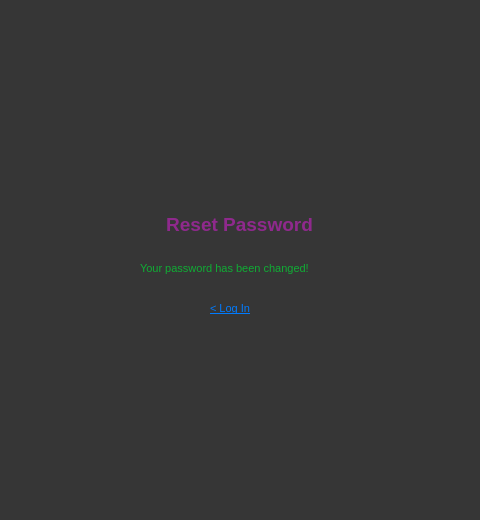
<?xml version="1.0" encoding="UTF-8"?>
<ui version="4.0">
 <class>Dialog</class>
 <widget class="QDialog" name="Dialog">
  <property name="geometry">
   <rect>
    <x>0</x>
    <y>0</y>
    <width>480</width>
    <height>520</height>
   </rect>
  </property>
  <property name="windowTitle">
   <string>Dialog</string>
  </property>
  <property name="styleSheet">
   <string notr="true">background-color: rgb(54, 54, 54);</string>
  </property>
  <widget class="QLabel" name="label">
   <property name="geometry">
    <rect>
     <x>40</x>
     <y>100</y>
     <width>400</width>
     <height>100</height>
    </rect>
   </property>
   <property name="text">
    <string/>
   </property>
   <property name="pixmap">
    <pixmap>lgo.png</pixmap>
   </property>
  </widget>
  <widget class="QLabel" name="label_4">
   <property name="geometry">
    <rect>
     <x>139</x>
     <y>210</y>
     <width>201</width>
     <height>30</height>
    </rect>
   </property>
   <property name="text">
    <string>&lt;html&gt;&lt;head/&gt;&lt;body&gt;&lt;p align=&quot;center&quot;&gt;&lt;span style=&quot; font-size:14pt; font-weight:600; color:#8f298d;&quot;&gt;Reset Password&lt;/span&gt;&lt;/p&gt;&lt;/body&gt;&lt;/html&gt;</string>
   </property>
  </widget>
  <widget class="QLabel" name="label_3">
   <property name="geometry">
    <rect>
     <x>140</x>
     <y>260</y>
     <width>200</width>
     <height>17</height>
    </rect>
   </property>
   <property name="styleSheet">
    <string notr="true">color: rgb(255, 0, 4);
 font-size: 8pt;</string>
   </property>
   <property name="text">
    <string>&lt;html&gt;&lt;head/&gt;&lt;body&gt;&lt;p&gt;&lt;span style=&quot; color:#0fad34;&quot;&gt;Your password has been changed!&lt;/span&gt;&lt;/p&gt;&lt;/body&gt;&lt;/html&gt;</string>
   </property>
  </widget>
  <widget class="QPushButton" name="Login">
   <property name="geometry">
    <rect>
     <x>210</x>
     <y>300</y>
     <width>60</width>
     <height>16</height>
    </rect>
   </property>
   <property name="styleSheet">
    <string notr="true">QPushButton#Login {
    background-color: transparent; /* Keep this */
    border: none;                /* Keep this */
    color: #007bff;
    text-decoration: underline;
    font-size: 8pt;
    text-align: left;
    /* This next line is often the magic bullet for stubborn backgrounds */
    qproperty-flat: true; /* This explicitly sets the flat property via stylesheet */
}

QPushButton#Login:hover {
    color: #0056b3;
    text-decoration: underline;
}</string>
   </property>
   <property name="text">
    <string>&lt; Log In</string>
   </property>
  </widget>
 </widget>
 <resources/>
 <connections/>
</ui>
